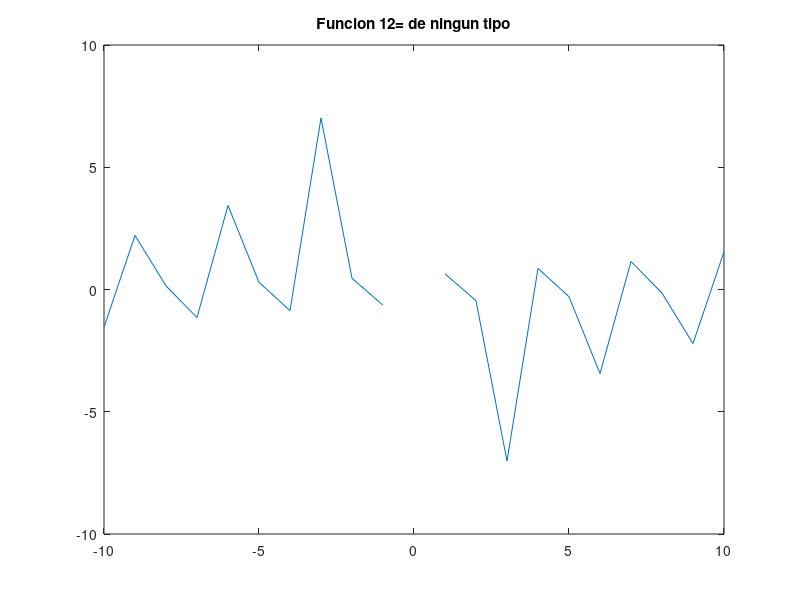

Recreate this plot in MATLAB.
% Script de Octave
% Titulo      :Funciones trascendentes
% Author      :Astrit Lariza Garcia Castillo
% Date        :20211123
% Version     :1
% Usage       :octave> cd /path/
% Notes       :Requiere aplicacion octave 


clear


x= -10:1:10;
 
fx= cot(x);

plot(x, fx);

title(['Funcion 12= de ningun tipo']);
disp("Esta funcion no es subrayectiva por que hay un elemento del dominio que no tiene valor  respecto al codominio");
disp("Esta funcion no es inyectiva porque al trazar una rectar hacia el eje x, esta corta mas de un punto la recta");
disp("Por lo tanto no puede ser biyectiva por que no cumple con ambas clasificaciones");